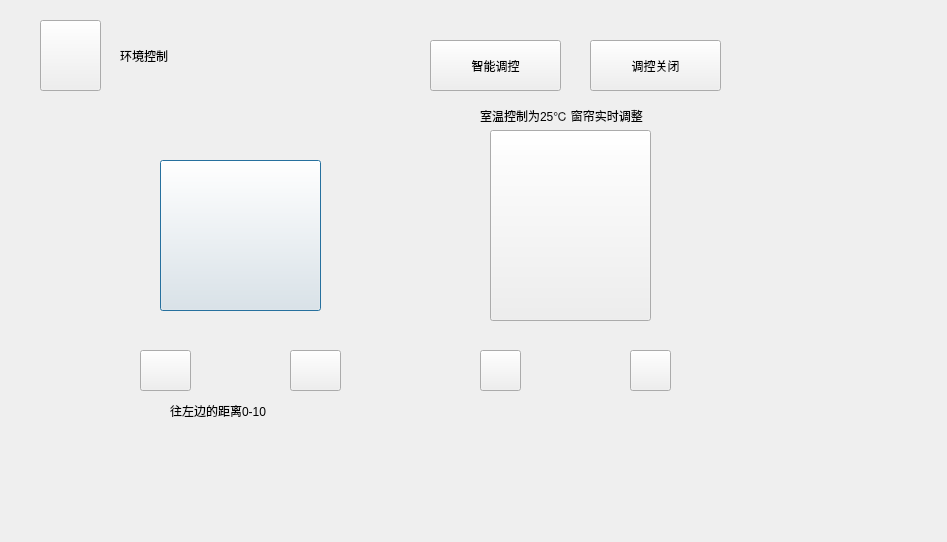
<?xml version="1.0" encoding="UTF-8"?>
<ui version="4.0">
 <class>equipmentcontrol</class>
 <widget class="QDialog" name="equipmentcontrol">
  <property name="geometry">
   <rect>
    <x>0</x>
    <y>0</y>
    <width>947</width>
    <height>542</height>
   </rect>
  </property>
  <property name="windowTitle">
   <string>Dialog</string>
  </property>
  <widget class="QPushButton" name="pushButton">
   <property name="geometry">
    <rect>
     <x>160</x>
     <y>160</y>
     <width>161</width>
     <height>151</height>
    </rect>
   </property>
   <property name="styleSheet">
    <string notr="true">border-image: url(:/pic/chuanglian.png);</string>
   </property>
   <property name="text">
    <string/>
   </property>
  </widget>
  <widget class="QPushButton" name="pushButton_2">
   <property name="geometry">
    <rect>
     <x>490</x>
     <y>130</y>
     <width>161</width>
     <height>191</height>
    </rect>
   </property>
   <property name="styleSheet">
    <string notr="true">border-image: url(:/pic/kongtiaomoduanjiankongxitong.png);</string>
   </property>
   <property name="text">
    <string/>
   </property>
  </widget>
  <widget class="QPushButton" name="pushButton_3">
   <property name="geometry">
    <rect>
     <x>480</x>
     <y>350</y>
     <width>41</width>
     <height>41</height>
    </rect>
   </property>
   <property name="styleSheet">
    <string notr="true">border-image: url(:/pic/76xinzeng.png);</string>
   </property>
   <property name="text">
    <string/>
   </property>
  </widget>
  <widget class="QPushButton" name="pushButton_4">
   <property name="geometry">
    <rect>
     <x>630</x>
     <y>350</y>
     <width>41</width>
     <height>41</height>
    </rect>
   </property>
   <property name="styleSheet">
    <string notr="true">border-image: url(:/pic/jianshao.png);</string>
   </property>
   <property name="text">
    <string/>
   </property>
  </widget>
  <widget class="QLabel" name="label">
   <property name="geometry">
    <rect>
     <x>550</x>
     <y>340</y>
     <width>71</width>
     <height>61</height>
    </rect>
   </property>
   <property name="styleSheet">
    <string notr="true">font: 18pt &quot;Sans Serif&quot;;</string>
   </property>
   <property name="text">
    <string/>
   </property>
  </widget>
  <widget class="QLabel" name="label_2">
   <property name="geometry">
    <rect>
     <x>120</x>
     <y>10</y>
     <width>191</width>
     <height>91</height>
    </rect>
   </property>
   <property name="styleSheet">
    <string notr="true">font: 75 26pt &quot;Century Schoolbook L&quot;;
</string>
   </property>
   <property name="text">
    <string>环境控制</string>
   </property>
  </widget>
  <widget class="QPushButton" name="pushButton_5">
   <property name="geometry">
    <rect>
     <x>40</x>
     <y>20</y>
     <width>61</width>
     <height>71</height>
    </rect>
   </property>
   <property name="styleSheet">
    <string notr="true">border-image: url(:/pic/xiangzuo (1).png);</string>
   </property>
   <property name="text">
    <string/>
   </property>
  </widget>
  <widget class="QPushButton" name="pushButton_6">
   <property name="geometry">
    <rect>
     <x>140</x>
     <y>350</y>
     <width>51</width>
     <height>41</height>
    </rect>
   </property>
   <property name="styleSheet">
    <string notr="true">border-image: url(:/pic/tubiaozhizuo-.png);</string>
   </property>
   <property name="text">
    <string/>
   </property>
  </widget>
  <widget class="QPushButton" name="pushButton_7">
   <property name="geometry">
    <rect>
     <x>290</x>
     <y>350</y>
     <width>51</width>
     <height>41</height>
    </rect>
   </property>
   <property name="styleSheet">
    <string notr="true">border-image: url(:/pic/tubiaozhizuo- (1).png);</string>
   </property>
   <property name="text">
    <string/>
   </property>
  </widget>
  <widget class="QLabel" name="label_3">
   <property name="geometry">
    <rect>
     <x>230</x>
     <y>340</y>
     <width>51</width>
     <height>51</height>
    </rect>
   </property>
   <property name="styleSheet">
    <string notr="true">font: 18pt &quot;Sans Serif&quot;;</string>
   </property>
   <property name="text">
    <string/>
   </property>
  </widget>
  <widget class="QLabel" name="label_4">
   <property name="geometry">
    <rect>
     <x>170</x>
     <y>390</y>
     <width>181</width>
     <height>41</height>
    </rect>
   </property>
   <property name="text">
    <string>往左边的距离0-10</string>
   </property>
  </widget>
  <widget class="QPushButton" name="pushButton_8">
   <property name="geometry">
    <rect>
     <x>430</x>
     <y>40</y>
     <width>131</width>
     <height>51</height>
    </rect>
   </property>
   <property name="text">
    <string>智能调控</string>
   </property>
  </widget>
  <widget class="QPushButton" name="pushButton_9">
   <property name="geometry">
    <rect>
     <x>590</x>
     <y>40</y>
     <width>131</width>
     <height>51</height>
    </rect>
   </property>
   <property name="text">
    <string>调控关闭</string>
   </property>
  </widget>
  <widget class="QLabel" name="label_5">
   <property name="geometry">
    <rect>
     <x>480</x>
     <y>90</y>
     <width>191</width>
     <height>51</height>
    </rect>
   </property>
   <property name="text">
    <string>室温控制为25℃ 窗帘实时调整</string>
   </property>
  </widget>
 </widget>
 <resources/>
 <connections/>
</ui>
